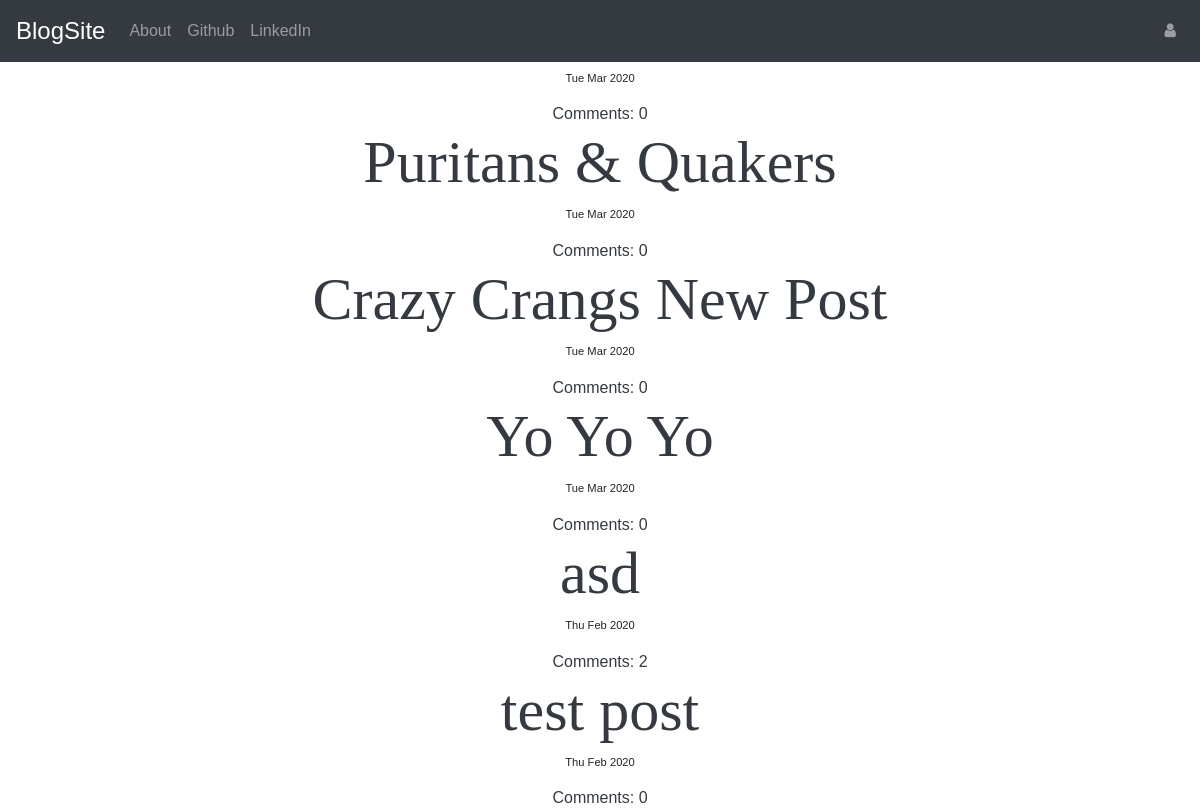
The page / on the database its author committed.
### blog/models.py (models this page shows, shortened)
class Post(models.Model):
    author = models.ForeignKey('auth.User' , on_delete=models.CASCADE)
    title = models.CharField(max_length = 200)
    text = models.TextField()
    create_date = models.DateTimeField(default=timezone.now())
    published_date = models.DateTimeField(blank = True , null = True)
    def approve_comment(self):
        return self.comments.filter(approved_comment = True)

### blog/views.py (the view)
# urls.py: path('' , views.PostListView.as_view() , name = 'post_list'),
class PostListView(ListView):
    model = Post
    def get_queryset(self):
        return Post.objects.filter(published_date__lte = timezone.now()).order_by('-published_date')

### blog/templates/blog/post_list.html
{% extends 'blog/base.html'%}
{% block content %}
<div class="container post-box">
  {% for post in post_list %}
  <div class="post">
    <h1><a class = " post-title-text list-title text-dark"href="{% url  'post_detail' pk=post.pk %}">{{post.title}}</a> </h1>
    <div class="date">
      <p class = 'list-date'>{{post.published_date|date:'D M Y'}}</p>
    </div>
    <a class = 'text-dark' href="{% url 'post_detail' pk=post.pk %}">Comments: {{ post.approve_comment.count }}</a>
  </div>
  {% endfor %}
</div>
{% endblock %}

### blog/templates/blog/base.html (shortened to what this page needs)
<!DOCTYPE html>
{% load static %}
<html>
  <head>
    <link rel="stylesheet" href="https://stackpath.bootstrapcdn.com/bootstrap/4.1.3/css/bootstrap.min.css"
>
    <link href="https://maxcdn.bootstrapcdn.com/font-awesome/4.7.0/css/font-awesome.min.css" rel="stylesheet">
    <link rel="stylesheet" href="//cdn.jsdelivr.net/medium-editor/latest/css/medium-editor.min.css" type="text/css" media="screen" charset="utf-8">
    <link rel="stylesheet" href="{% static 'css/blog.css' %}">
  </head>
  <body>
    <nav class="navbar fixed-top navbar-static-top navbar-expand-lg navbar-dark bg-dark">
        <div class="navbar-nav align-items-center">
          <a class="navbar-brand bigbrand" href="{% url 'post_list' %}">BlogSite</a>
          <a class="nav-item nav-link" href="{% url 'about' %}">About</a>
          <a class="nav-item nav-link" href="https://www.github.com">Github</a>
          <a class="nav-item nav-link" href="https://www.linkedin.com">LinkedIn</a>
        </div>
        <div class="navbar-nav ml-auto">
          {% if user.is_authenticated %}
            <a class="nav-item nav-link" href="{% url 'post_new' %}">New Post</a>
            <a class="nav-item nav-link" href="{% url 'drafts' %}">Drafts</a>
            <a class="nav-item nav-link" href="{% url 'logout' %}">Log out</a>
            <a class="nav-link"> {{ user.username }} </a>
          {% else %}
            <a class="nav-item nav-link" href="{% url 'login' %}" aria-label="Login">
              <span class="fa fa-user" aria-hidden="true"></span></a>
          {% endif %}
        </div>
    </nav>
    <div class="content container">
         <div class="row">
                 {% block content %}
                 {% endblock %}
         </div>
     </div>
  </body>
</html>

### blog/static/css/blog.css (style rules this page uses)
.bigbrand { font-size: 1.5em; }
.list-date { font-size: .7em; }
.list-title { margin-top: 50px; font-family: 'PT Sans'; text-align: center; font-size: 1.5em; }
.post-title-text { color: #003e1f; }
a { text-decoration: none; }
.post-box { text-align: center; margin-top: auto; }
:root { --color-background: #31037D; --axis-x: 1px; --axis-y: 1rem; --delay: 10; --color-black: #000; --color-white: #fff; --color-orange: #D49C3D; --color-red: #D14B3D; --color-violet: #CF52EB; --color-blue: #44A3F7; --color-green: #5ACB3C; --color-yellow: #DEBF40; --color-foreground: var(--color-white); --font-name: Righteous; }
html, body { font-size: 16px; }
body { background-color: var(--color-background); display: flex; align-items: center; justify-content: center; font-family: var(--font-name); height: 100vh; }
.navbar { margin-bottom: 50px !important; }

### rows shown on the page
Post: published_date "Tue Mar 2020", approve_comment.count "0"
Post: title "Puritans & Quakers", published_date "Tue Mar 2020", approve_comment.count "0"
Post: title "Crazy Crangs New Post", published_date "Tue Mar 2020", approve_comment.count "0"
Post: title "Yo Yo Yo", published_date "Tue Mar 2020", approve_comment.count "0"
Post: title "asd", published_date "Thu Feb 2020", approve_comment.count "2"
Post: title "test post", published_date "Thu Feb 2020", approve_comment.count "0"
